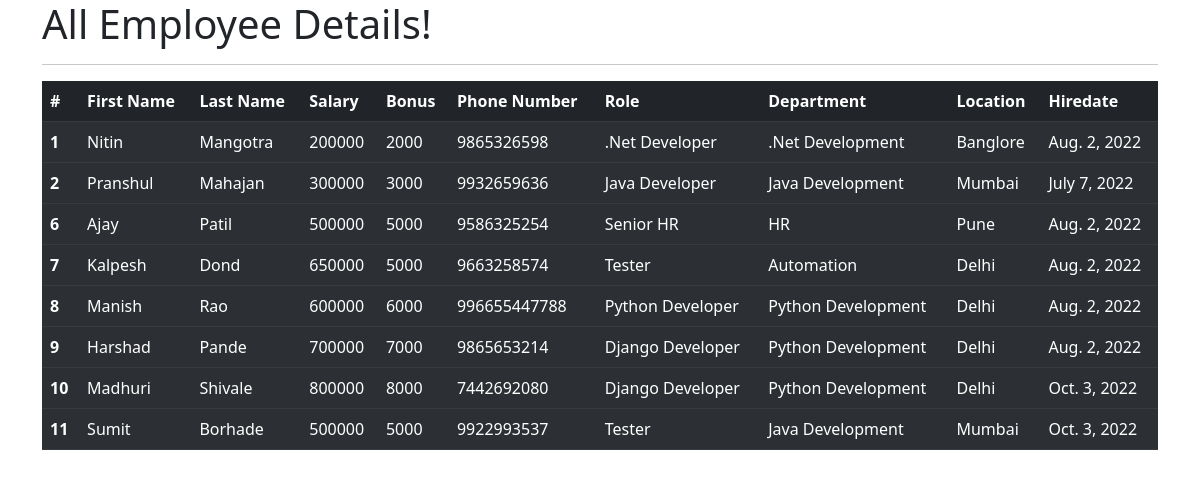
The app's page /all_emp with its own data.
### employeeapp/models.py (models this page shows, shortened)
class Employee(models.Model):
    first_name = models.CharField(max_length=30, null=False)
    last_name = models.CharField(max_length=30)
    dept = models.ForeignKey(Department, on_delete=models.CASCADE)
    salary = models.IntegerField(default=0)
    bonus = models.IntegerField(default=0)
    role = models.ForeignKey(Role, on_delete=models.CASCADE)
    phone = models.IntegerField(default=0)
    hire_date = models.DateField()

class Role(models.Model):
    name = models.CharField(max_length=100, null=False)

class Department(models.Model):
    name = models.CharField(max_length=100, null=False)
    location = models.CharField(max_length=100)

### employeeapp/views.py (the view)
# urls.py: path('all_emp', views.all_emp, name= 'all_emp'),
def all_emp(request):
    emps = Employee.objects.all()
    context = {
        'emps' : emps
    }
    return render(request,"view_all_emp.html",context)

### employeeapp/templates/view_all_emp.html (shortened to what this page needs)
<!DOCTYPE html>
<html lang="en">
  <head>
    <link
      href="https://cdn.jsdelivr.net/npm/bootstrap@5.2.0/dist/css/bootstrap.min.css"
      rel="stylesheet"
    />
  </head>
  <body>
    <div class="container">
      <h1>All Employee Details!</h1>
      <hr />
      <table class="table table-dark table-striped">
        <thead>
          <tr>
            <th scope="col">#</th>
            <th scope="col">First Name</th>
            <th scope="col">Last Name</th>
            <th scope="col">Salary</th>
            <th scope="col">Bonus</th>
            <th scope="col">Phone Number</th>
            <th scope="col">Role</th>
            <th scope="col">Department</th>
            <th scope="col">Location</th>
            <th scope="col">Hiredate</th>
          </tr>
        </thead>
        {% for emp in emps %}
        <tbody>
          <tr>
            <th scope="row">{{emp.id}}</th>
            <td>{{emp.first_name}}</td>
            <td>{{emp.last_name}}</td>
            <td>{{emp.salary}}</td>
            <td>{{emp.bonus}}</td>
            <td>{{emp.phone}}</td>
            <td>{{emp.role.name}}</td>
            <td>{{emp.dept.name}}</td>
            <td>{{emp.dept.location}}</td>
            <td>{{emp.hire_date}}</td>
          </tr>
        </tbody>
        {% endfor %}
      </table>
    </div>
  </body>
</html>

### records on screen
Employee: id "1", first_name "Nitin", last_name "Mangotra", salary "200000", bonus "2000", phone "9865326598", role.name ".Net Developer", dept.name ".Net Development", dept.location "Banglore", hire_date "Aug. 2, 2022"
Employee: id "2", first_name "Pranshul", last_name "Mahajan", salary "300000", bonus "3000", phone "9932659636", role.name "Java Developer", dept.name "Java Development", dept.location "Mumbai", hire_date "July 7, 2022"
Employee: id "6", first_name "Ajay", last_name "Patil", salary "500000", bonus "5000", phone "9586325254", role.name "Senior HR", dept.name "HR", dept.location "Pune", hire_date "Aug. 2, 2022"
Employee: id "7", first_name "Kalpesh", last_name "Dond", salary "650000", bonus "5000", phone "9663258574", role.name "Tester", dept.name "Automation", dept.location "Delhi", hire_date "Aug. 2, 2022"
Employee: id "8", first_name "Manish", last_name "Rao", salary "600000", bonus "6000", phone "996655447788", role.name "Python Developer", dept.name "Python Development", dept.location "Delhi", hire_date "Aug. 2, 2022"
Employee: id "9", first_name "Harshad", last_name "Pande", salary "700000", bonus "7000", phone "9865653214", role.name "Django Developer", dept.name "Python Development", dept.location "Delhi", hire_date "Aug. 2, 2022"
Employee: id "10", first_name "Madhuri", last_name "Shivale", salary "800000", bonus "8000", phone "7442692080", role.name "Django Developer", dept.name "Python Development", dept.location "Delhi", hire_date "Oct. 3, 2022"
Employee: id "11", first_name "Sumit", last_name "Borhade", salary "500000", bonus "5000", phone "9922993537", role.name "Tester", dept.name "Java Development", dept.location "Mumbai", hire_date "Oct. 3, 2022"
